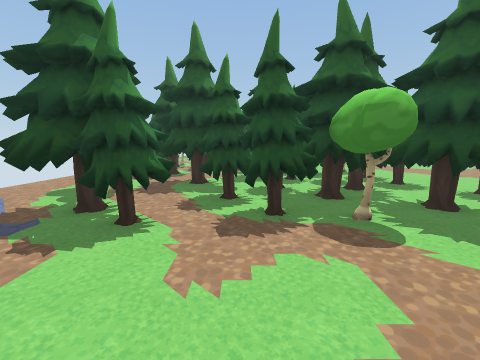
view 1 (above)

20 first-person views from a walk through a Unity game level. The camera is 1.3 m above the floor, tilts 8° down and sees 90° across. The floor is counted in squares, 1 m on a side. Each view is taken from the middle of a square. On the plan, view 1 faces up. The plan holds only what a view shows up to about 12 squares ahead; the rest is blank. The place goes on beyond the plan.

view 2
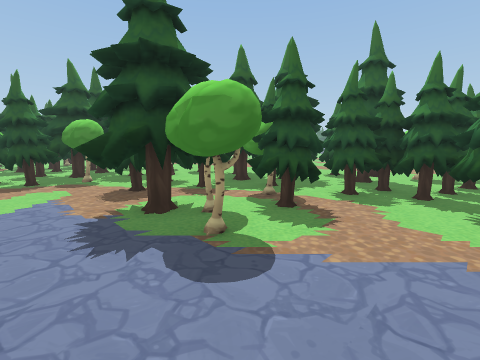

view 3
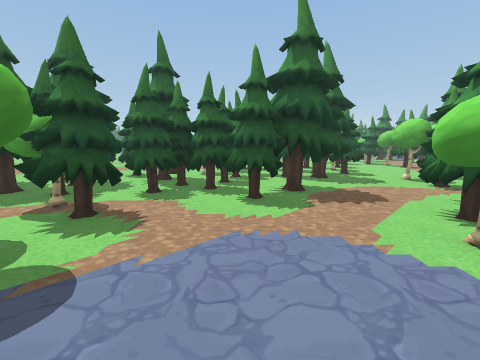

view 4
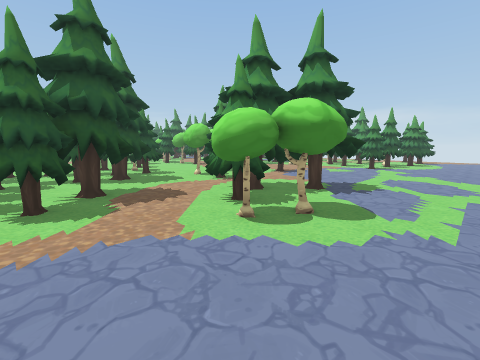

view 5
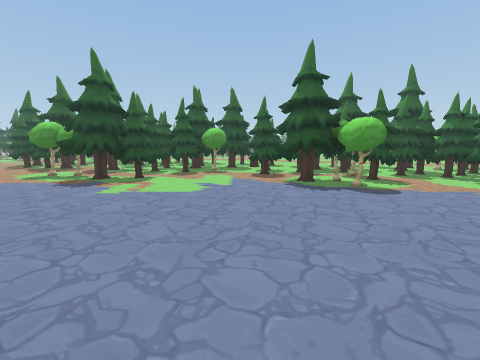

view 6
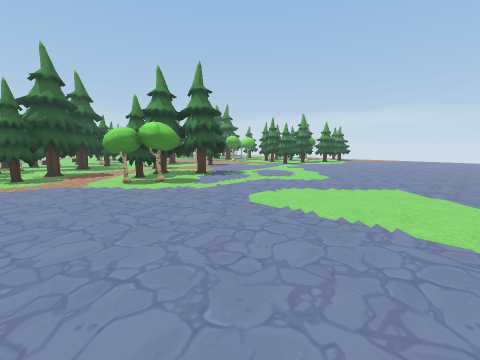

view 7
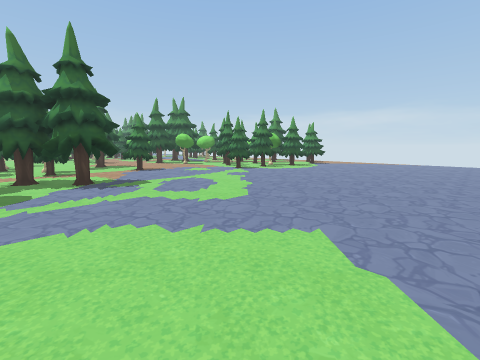

view 8
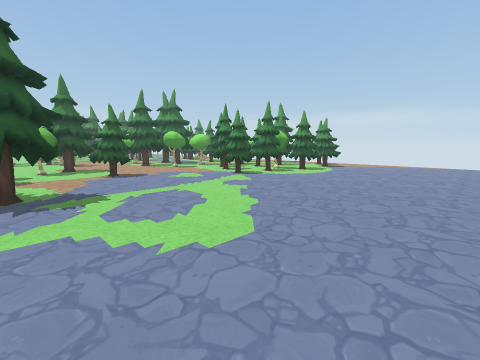

view 9
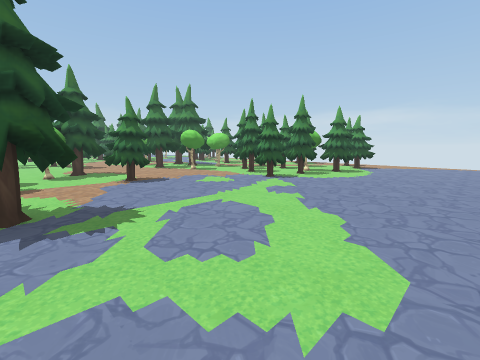

view 10
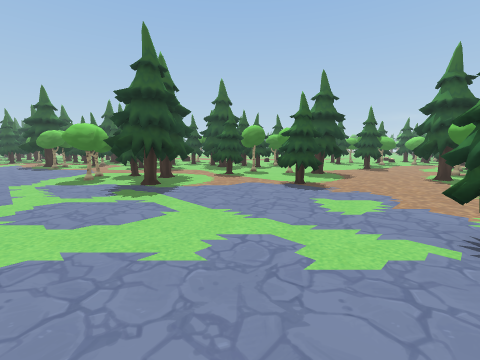

view 11
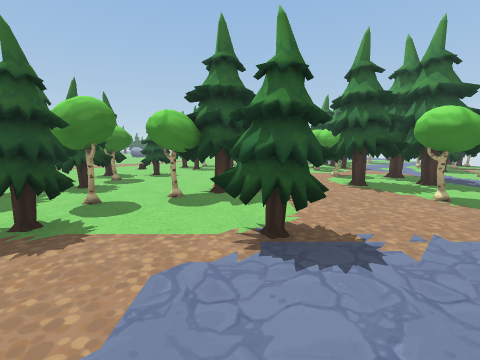

view 12
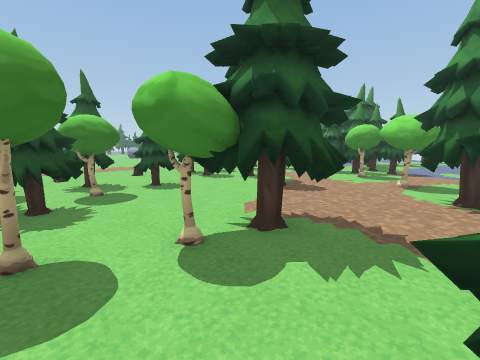

view 13
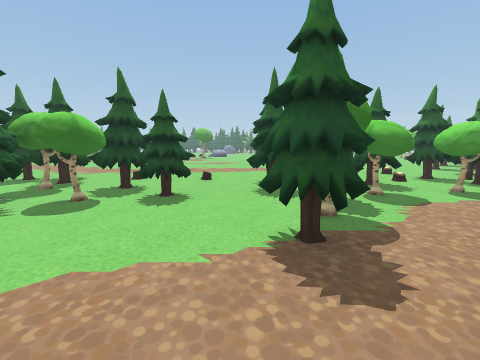

view 14
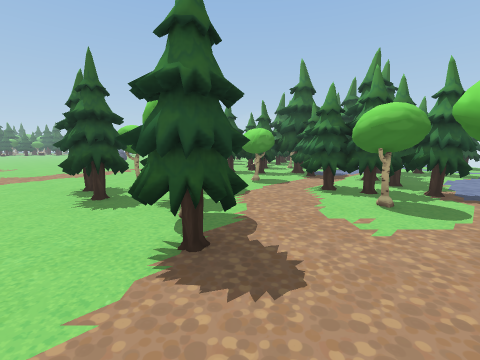

view 15
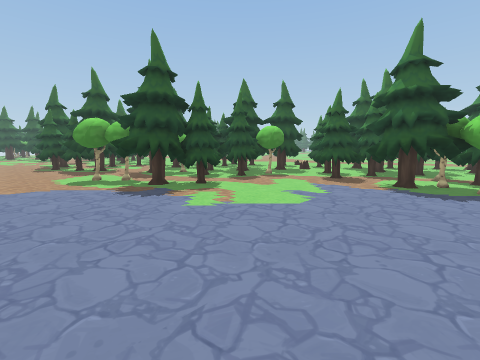

view 16
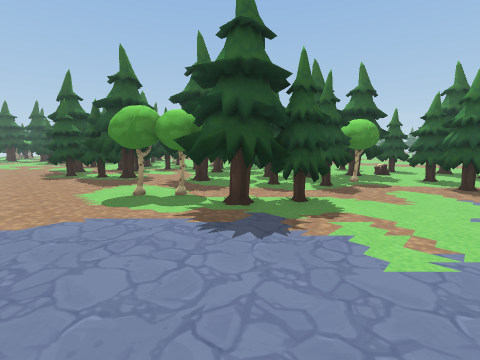

view 17
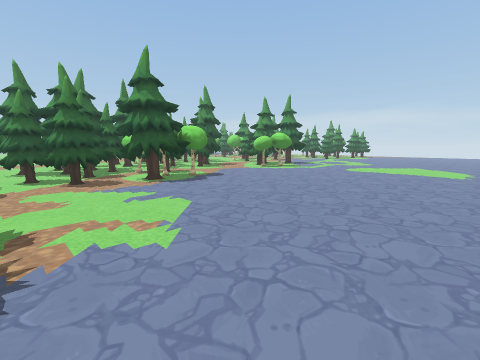

view 18
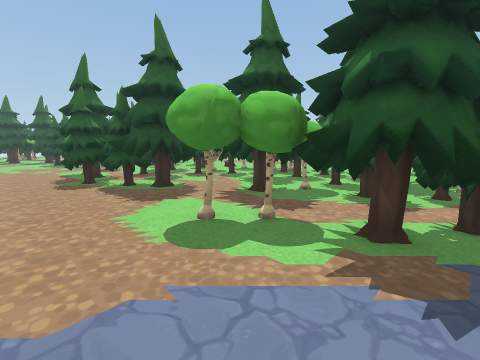

view 19
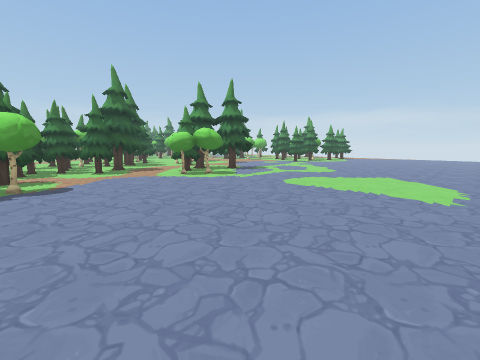

view 20
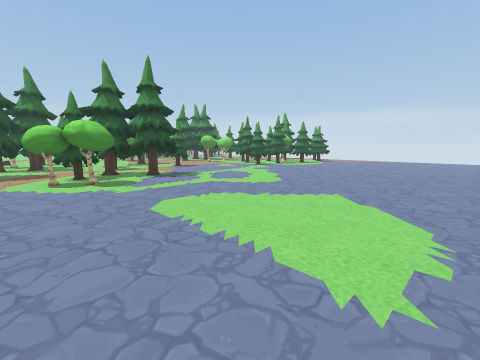

### Floor plan
Key: @ floor where view 1 was taken; # wall or solid block; . floor; O other object.
Columns run from 7 left of view 1 to 25 right of it. Each row starts with its distance up from view 1.
 19 ..
 18 ...
 17 ..#
 16 ..OOOO
 15 ..OOOO
 14 .OOOOOOO
 13 ..O  OOOOO
 12 ..OOO .OOO
 11 ...OOO.OOOO  .....
 10 ....OO OOOOOOO....
  9 ....OOO OOOOOO...
  8 ..##OOO#OO OOO..
  7 ..###.##OOOO OO
  6 ...##OOOOO  OOO
  5 ...OOOOOO#OOO.OO
  4 ...OOOOOO##OO.OO
  3 .....O.....OO.OO
  2 ..........OOOOOO
  1 .........OOOOOOO OO
  0 .......@.OOOO  O OO
 -1 ........OOO.#O OOOO
 -2 ........OO#O## OO
 -3 .........##OOOOOOO...
 -4 ...........O.OOOOO  ..
 -5 ..............OOOO  OO.
 -6 .............OOOOO OOOO.      ..
 -7 .............OOO.O  OO...    ...
 -8 .............OO .OO #O....  ....
 -9 ..........##..O.OOOO# O........
-10 .........##OO...OOOO#OO........
-11 .........##OOO....OO##O........
-12 ..........OOOOOO##.O##OO..OO...
-13 .........OOOO.OO##....O.OOO#.
-14 ..........OO.....##.....OO##
-15 .................#OO....OO#OO ..O
-16 ..............OO.OOO.OO##O##OO.OO
-17 ..............OO..O...OO....# OOO
-18 ............................# OO
-19 ...................O......OO OOOO
-20 .................#OOO##.##OO.OOOO
-21 ...........OO...##OOO #.#OO OOOO

Where each view was taken, in squares from view 1:
view 1: 0 up, 0 right, facing up
view 2: 6 down, 0 right, facing up-right
view 3: 6 down, 0 right, facing right
view 4: 6 down, 0 right, facing down-right
view 5: 6 down, 6 left, facing up-right
view 6: 6 down, 6 left, facing down-right
view 7: 11 down, 6 left, facing down-right
view 8: 13 down, 4 left, facing down-right
view 9: 13 down, 2 left, facing down-right
view 10: 21 down, 0 right, facing up-right
view 11: 16 down, 4 right, facing right
view 12: 15 down, 7 right, facing right
view 13: 18 down, 12 right, facing up-right
view 14: 17 down, 12 right, facing right
view 15: 3 down, 7 left, facing up-right
view 16: 1 up, 7 left, facing up-right
view 17: 3 up, 7 left, facing down-right
view 18: 4 up, 7 left, facing up-right
view 19: 3 down, 7 left, facing down-right
view 20: 8 down, 7 left, facing down-right
